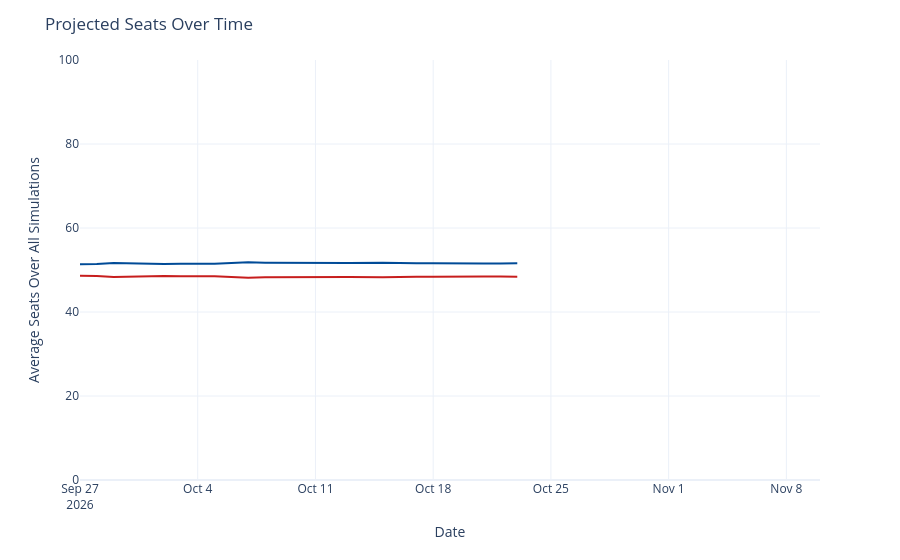

The cell this chart's notebook holds for it:
### Code cell
seats_over_time = output_ts[(output_ts['geo'] == 'US Senate') &
                             (output_ts['type'] == 'seats')]
seats_over_time['rep_seats'] = seats_over_time['y'].map(lambda x: 100 - x)
seats_over_time = seats_over_time.rename({'y': 'Democrats', 'rep_seats': 'Republicans'}, axis=1)
seats_time_ser = px.line(seats_over_time, x='date', y=['Democrats', 'Republicans'], template='plotly_white',
                        color_discrete_map={'Democrats': '#004b97', 'Republicans': '#c71e1d'},)
seats_time_ser.update_traces(hovertemplate="%{y:.1f}")
seats_time_ser.update_layout(
    xaxis=dict(range=[pd.to_datetime('2026-09-27'), pd.to_datetime('2026-11-10')]),
    yaxis=dict(range=[0, 100]),
    xaxis_title='Date',
    yaxis_title='Average Seats Over All Simulations',
    title=dict(text="Projected Seats Over Time"),
    hovermode="x",
    showlegend=False
)
seats_time_ser

### Figure 1 — Plotly figure (JSON) as saved in the notebook; plotly's stock layout.template omitted (floating-point values rounded to 4 significant figures)
{"data": [{"hovertemplate": "%{y:.1f}", "legendgroup": "Democrats", "line": {"color": "#004b97", "dash": "solid"}, "marker": {"symbol": "circle"}, "mode": "lines", "name": "Democrats", "orientation": "v", "showlegend": true, "type": "scatter", "x": ["2026-09-27", "2026-09-28", "2026-09-29", "2026-09-30", "2026-10-01", "2026-10-02", "2026-10-03", "2026-10-04", "2026-10-05", "2026-10-06", "2026-10-07", "2026-10-08", "2026-10-09", "2026-10-10", "2026-10-11", "2026-10-12", "2026-10-13", "2026-10-15", "2026-10-16", "2026-10-17", "2026-10-18", "2026-10-19", "2026-10-20", "2026-10-21", "2026-10-22", "2026-10-23"], "xaxis": "x", "y": [51.35, 51.4, 51.64, 51.51, 51.41, 51.42, 51.47, 51.47, 51.48, 51.68, 51.82, 51.75, 51.71, 51.62, 51.6, 51.62, 51.64, 51.74, 51.6, 51.58, 51.61, 51.53, 51.53, 51.56, 51.57, 51.59], "yaxis": "y"}, {"hovertemplate": "%{y:.1f}", "legendgroup": "Republicans", "line": {"color": "#c71e1d", "dash": "solid"}, "marker": {"symbol": "circle"}, "mode": "lines", "name": "Republicans", "orientation": "v", "showlegend": true, "type": "scatter", "x": ["2026-09-27", "2026-09-28", "2026-09-29", "2026-09-30", "2026-10-01", "2026-10-02", "2026-10-03", "2026-10-04", "2026-10-05", "2026-10-06", "2026-10-07", "2026-10-08", "2026-10-09", "2026-10-10", "2026-10-11", "2026-10-12", "2026-10-13", "2026-10-15", "2026-10-16", "2026-10-17", "2026-10-18", "2026-10-19", "2026-10-20", "2026-10-21", "2026-10-22", "2026-10-23"], "xaxis": "x", "y": [48.65, 48.6, 48.36, 48.49, 48.59, 48.58, 48.53, 48.53, 48.52, 48.32, 48.18, 48.25, 48.29, 48.38, 48.4, 48.38, 48.36, 48.26, 48.4, 48.42, 48.39, 48.47, 48.47, 48.44, 48.43, 48.41], "yaxis": "y"}], "layout": {"hovermode": "x", "legend": {"title": {"text": "variable"}, "tracegroupgap": 0}, "margin": {"t": 60}, "showlegend": false, "title": {"text": "Projected Seats Over Time"}, "xaxis": {"anchor": "y", "domain": [0, 1], "range": ["2026-09-27T00:00:00", "2026-11-10T00:00:00"], "title": {"text": "Date"}}, "yaxis": {"anchor": "x", "domain": [0, 1], "range": [0, 100], "title": {"text": "Average Seats Over All Simulations"}}}}
